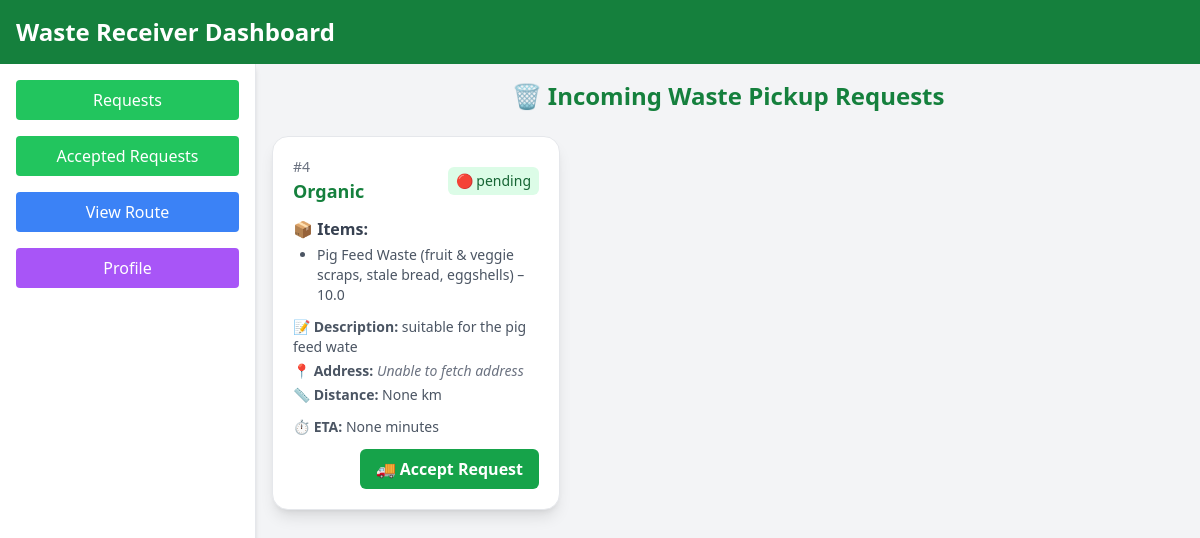
Screenshot of /organization/requests/ (signed in) with the database file from the repository.
### Household/models.py (models this page shows, shortened)
class WasteReport(models.Model):
    WASTE_TYPE_CHOICES=[
        ('organic','Organic'),
        ('nonorganic','Non-Organic'),
        ('ewaste','E-Easte')
    ]
    STATUS_CHOICES=[
        ('pending','Pending'),
         ('accepted','Accepted'),
        ('completed','Completed'),
    ]
    user = models.ForeignKey(settings.AUTH_USER_MODEL, on_delete=models.CASCADE)
    waste_type = models.CharField(max_length=20, choices=WASTE_TYPE_CHOICES)
    items = models.JSONField()
    description = models.TextField(blank=True)
    location = models.CharField(max_length=100)
    status = models.CharField(max_length=20, choices=STATUS_CHOICES, default='pending')
    report_time = models.DateTimeField(default=timezone.now)
    points = models.IntegerField(default=0)
    collected_by = models.CharField(blank=True,null=True, default=None,max_length=50)
    collected_at = models.DateTimeField(null=True, blank=True, default=None)

### Organization/views.py (the view)
# urls.py: path('requests/', views.requests_view, name='requests'),
def requests_view(request):
    user_type = request.user.organization.waste_type
    if user_type == 'Degradable':
        reports = WasteReport.objects.filter(status='pending', waste_type='organic')
    elif user_type == 'Non-degradable':
        reports = WasteReport.objects.filter(status='pending', waste_type='nonorganic')
    elif user_type == 'E-waste':
        reports = WasteReport.objects.filter(status='pending', waste_type='ewaste')
    else:
        reports = WasteReport.objects.none()
    lat2 = request.session.get('receiver_lat')
    lon2 = request.session.get('receiver_lon')
    for report in reports:
        try:
            lat1, lon1 = map(str.strip, report.location.split(','))
            report.lat = lat1
            report.lng = lon1
            if lat1 and lon1 and lat2 and lon2:
                distance, time = haversine_distance_time(
                    float(lat1), float(lon1),
                    float(lat2), float(lon2)
                )
                report.distance = distance
                report.eta_minutes = time
            else:
                report.distance = None
                report.eta_minutes = None
        except Exception:
            report.lat = ''
            report.lng = ''
            report.distance = None
            report.eta_minutes = None
    context = {'reports': reports}
    return render(request, 'requests.html', context)

### Organization/templates/requests.html (shortened to what this page needs)
{% extends 'reciever_base.html' %}
{% block content %}
<h2 class="text-2xl font-bold mb-6 text-center text-green-700">🗑️ Incoming Waste Pickup Requests</h2>
<div class="grid gap-6 sm:grid-cols-1 md:grid-cols-2 lg:grid-cols-3">
  {% for report in reports %}
  <div class="bg-white rounded-2xl shadow-lg p-5 border border-gray-200 relative hover:shadow-xl transition"
       data-lat="{{ report.lat }}" data-lng="{{ report.lng }}">
    <div class="flex justify-between items-center mb-3">
      <div>
        <p class="text-sm text-gray-500">#{{ report.id }}</p>
        <h3 class="text-lg font-semibold text-green-700">{{ report.get_waste_type_display }}</h3>
      </div>
      <div class="text-sm px-2 py-1 bg-green-100 text-green-800 rounded-md">🔴 {{report.status}}</div>
    </div>
    <div class="mb-3">
      <p class="font-semibold text-gray-700 mb-1">📦 Items:</p>
      <ul class="list-disc ml-6 text-sm text-gray-600">
        {% for item in report.items %}
        <li>{{ item.item }} – {{ item.quantity }}</li>
        {% endfor %}
      </ul>
    </div>
    <p class="text-sm text-gray-600 mb-1"><strong>📝 Description:</strong> {{ report.description }}</p>
    <p class="text-sm text-gray-600 mb-1"><strong>📍 Address:</strong> <span class="human-readable-address italic text-gray-500">Loading...</span></p>
    <p class="text-sm text-gray-600 mb-3"><strong>📏 Distance:</strong> {{ report.distance }} km</p>
    <p class="text-sm text-gray-600 mb-3"><strong>⏱️ ETA:</strong> {{ report.eta_minutes }} minutes</p>
    <div class="flex justify-end">
      <a
        href="{% url 'accept_request' report.id %}"
        class="accept-btn bg-green-600 hover:bg-green-700 text-white font-semibold px-4 py-2 rounded-md transition"
      >
        🚚 Accept Request
      </a>
    </div>
  </div>
  {% endfor %}
</div>
{% endblock content %}

### rows the page displays
WasteReport: id "4", waste_type "Organic", status "pending", item "Pig Feed Waste (fruit & veggie scraps, stale bread, eggshells)", quantity "10.0", description "suitable for the pig feed wate", distance "None", eta_minutes "None"
